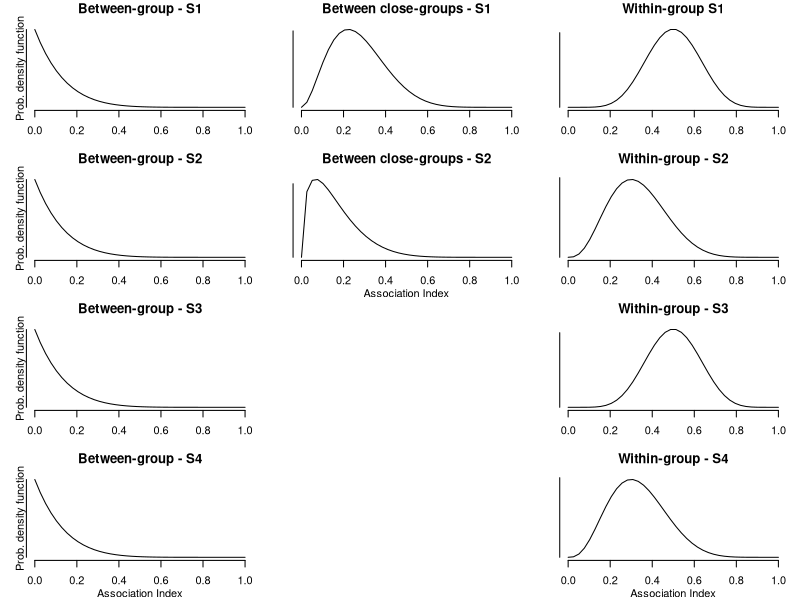
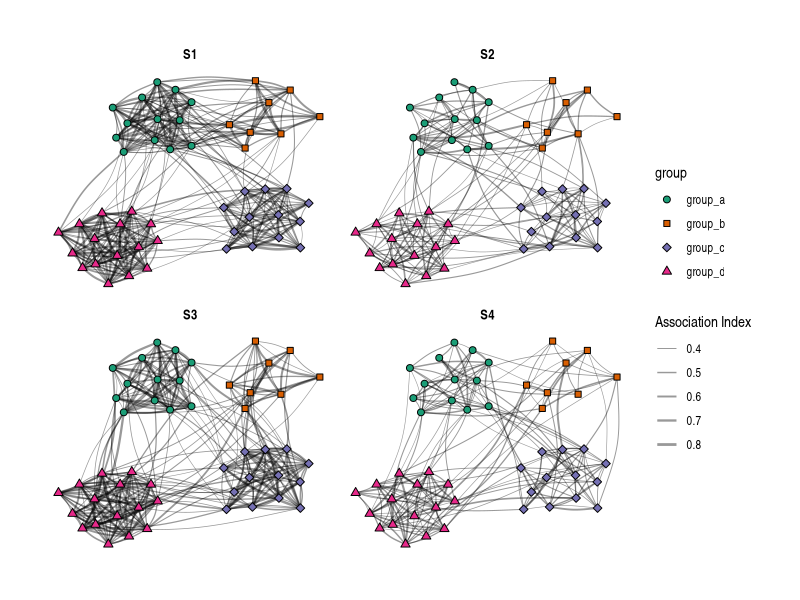

Here is the R script that generated these plots, in order:
## ---- chunk 1
rm(list = ls())
library(tidyverse)
library(tidygraph)
library(ggraph)
library(igraph)
## ---- chunk 2
# Specify number of individuals and groups (or clusters)
n_inds <- 50
n_groups <- 4

# Create IDs for all individuals and assign random social groups to individuals
set.seed(1209)
individual_df <- tibble(
  Ind = paste0("ind_", str_pad(1:n_inds, width = nchar(n_inds), pad = "0")),
  Group = sample(x = paste0("group_", letters[1:n_groups]),
                 size = n_inds,
                 replace = T))

# Create a dataframe with all possible combinations of individuals except 'self-relationships'
network_df <- expand.grid(Ind_A = individual_df$Ind,
                          Ind_B = individual_df$Ind,
                          stringsAsFactors = F) %>%
  left_join(select(individual_df, Ind_A = Ind, Ind_A_Group = Group),
            by = "Ind_A") %>% 
  left_join(select(individual_df, Ind_B = Ind, Ind_B_Group = Group),
            by = "Ind_B") %>% 
  filter(Ind_A != Ind_B)

# Limit the dataframe to one row per dyad for an undirected network
network_df <- network_df %>% 
  arrange(Ind_A, Ind_B) %>% 
  mutate(dyad = if_else(Ind_A < Ind_B, paste0(Ind_A, "_", Ind_B),
                        paste0(Ind_B, "_", Ind_A))) %>% 
  distinct(dyad, .keep_all = T)

head(network_df)
## ---- chunk 3
# Set the parameters (i.e. shape parameters of the beta distribution) for all 4
# scenarios
bgr <- c(1, 8)
bcgr_1 <- c(3, 8)
wgr_1 <- wgr_3 <- c(8, 8)

bcgr_2 <- c(1.5, 8)
wgr_2 <- wgr_4 <- c(4, 8)

# Define function for plotting of beta distributions
plot_beta <- function(x, alpha_beta, main = "", xlab = "", ylab = "", ...){
  alpha = alpha_beta[1]
  beta =  alpha_beta[2]
  plot(x, dbeta(x, alpha, beta), type = "l",
       yaxt = "n", xlab = "", ylab = "", bty = "n", ...)
  title(ylab = ylab, line = 0)
  title(xlab = xlab, line = 2)
  title(main = main, line = 1)
  axis(side = 2, label = F, lwd.ticks = F)
}
# Plot the distributions of social relationships according to these parameters
{
  par(mfrow = c(4,3), mar = c(3, 2, 2, 1))
  x <- seq(0, 1, length.out = 40)
  
  # S1
  plot_beta(x, bgr, main = "Between-group - S1",
            ylab = "Prob. density function")
  plot_beta(x, bcgr_1, main = "Between close-groups - S1")
  plot_beta(x, wgr_1, main = "Within-group S1")
  
  # S2
  plot_beta(x, bgr, main = "Between-group - S2",
            ylab = "Prob. density function")
  plot_beta(x, bcgr_2, main = "Between close-groups - S2",
            xlab = "Association Index")
  plot_beta(x, wgr_2, main = "Within-group - S2")
  
  # S3
  plot_beta(x, bgr, main = "Between-group - S3",
            ylab = "Prob. density function")
  plot.new()
  plot_beta(x, wgr_3, main = "Within-group - S3")
  
  # S4
  plot_beta(x, bgr, main = "Between-group - S4", 
            ylab = "Prob. density function",
            xlab = "Association Index")
  plot.new()
  plot_beta(x, wgr_4, main = "Within-group - S4",
            xlab = "Association Index")
  
}
## ---- chunk 4
get_weights <- function(network_df, wgr, bgr, bcgr = NA, close_groups = NA){
  # Create empty vector for all weights
  weights = rep(NA_real_, time = nrow(network_df))
  # Go through all dyads and sample from respective distribution, dependent on
  # the group membership of both individuals
  for(i in seq_along(weights)){
    ind_A_group <- network_df[i, "Ind_A_Group"]
    ind_B_group <- network_df[i, "Ind_B_Group"]
    # Both individuals in same group
    if(ind_A_group == ind_B_group){
      weights[i] <- rbeta(n = 1, shape1 = wgr[1], shape2 = wgr[2])
    }
    # Individuals in different groups
    if(ind_A_group != ind_B_group){
      weights[i] <- rbeta(n = 1, shape1 = bgr[1], shape2 = bgr[2])
    }
    # If some groups are 'closer' to each other, use specified distributions for
    # this kind of relationships
    if(all(!is.na(bcgr)) & all(!is.na(close_groups)) &
       ind_A_group != ind_B_group &
       ind_A_group %in% close_groups & 
       ind_B_group %in% close_groups){
      weights[i] <- rbeta(n = 1, shape1 = bcgr[1], shape2 = bcgr[2])
      }
  }
  return(weights)
}

set.seed(1209)
network_df$S1 <- get_weights(network_df, wgr = wgr_1, bgr = bgr, bcgr = bcgr_1,
                             close_groups = c("group_a", "group_b"))
network_df$S2 <- get_weights(network_df, wgr = wgr_2, bgr = bgr, bcgr = bcgr_2,
                             close_groups = c("group_a", "group_b"))
network_df$S3 <- get_weights(network_df, wgr = wgr_3, bgr = bgr)
network_df$S4 <- get_weights(network_df, wgr = wgr_4, bgr = bgr)
## ---- chunk 5
set.seed(1209)
clustered_network_plot <- network_df %>% 
  pivot_longer(cols = matches("S\\d"),
               names_to = "Scenario",
               values_to = "weight") %>% 
  select(from = Ind_A, to = Ind_B, weight, Scenario) %>% 
  filter(weight >= 0.3) %>% 
  as_tbl_graph() %>% 
  activate(nodes) %>% 
  left_join(distinct(individual_df, name = Ind, group = Group),
            by = "name") %>% 
  ggraph(., layout = "fr") +
  geom_edge_arc(aes(width = weight),
                alpha = 0.4, strength = 0.1) +
  scale_edge_width(name = "Association Index",
                   range = c(0.2, 1)) +
  geom_node_point(aes(fill = group, shape = group),
                  size = 2) +
  scale_fill_brewer(type = "qual", palette = 2) +
  scale_shape_manual(values = c(21, 22, 23, 24)) +
  facet_edges(~Scenario) +
  theme_graph()

clustered_network_plot
